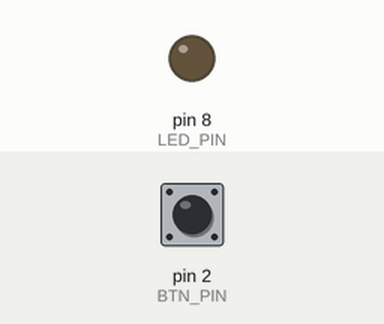
This sketch was run on a simulated Arduino Uno, built with avr-gcc and run on an emulated ATmega328P. On the bench: output pins drawn as LEDs (lit = HIGH). The inputs (shaded band) are chosen by the test bench; at power-on: pin 2 (BTN_PIN) HIGH.

Above: at 1.2 s.
1.3 s: pin 2 (BTN_PIN) pulled LOW for 0.15 s
At 2.3 s:
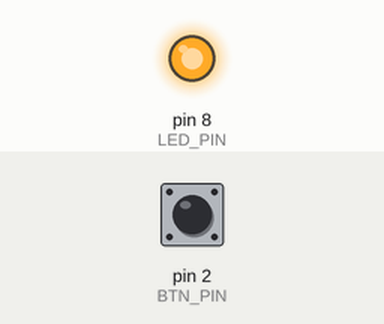
2.9 s: pin 2 (BTN_PIN) pulled LOW for 1 s
At 3.5 s:
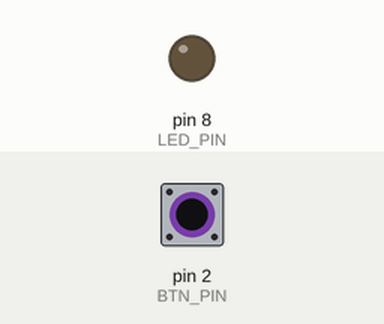
5.4 s: pin 2 (BTN_PIN) pulled LOW for 3.2 s
At 6.6 s:
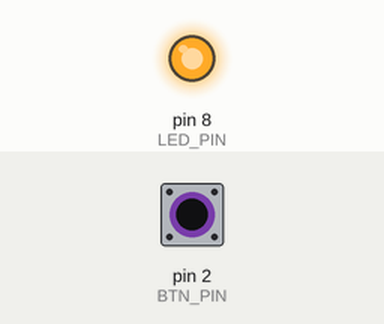
Timing chart, 0 to 8.4 s (numbered marks = the images above; inputs shaded):
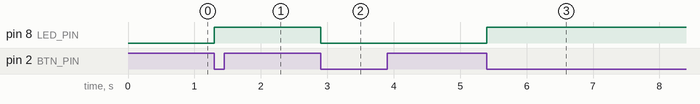

Measured:
- after the input at 1.3 s, pin 8 (LED_PIN): LOW → HIGH at once
- after the input at 2.9 s, pin 8 (LED_PIN): HIGH → LOW at once
- after the input at 5.4 s, pin 8 (LED_PIN): LOW → HIGH at once

The sketch:

01-Set-upAnInterrupt.ino
```cpp
/**
 * Interrupts allow the programmer to interrupt the program and execute some action.
 * Only when the Function has finished her job, the program continues.
 *
 * There are 4 types of interrupts:
 *  - RISING: when signal goes from Low to High (Button is pressed)
 *  - FALLING: when signal goes from High to Low (Button is released)
 *  - CHANGE: Rising <-> Falling
 *  - LOW: Whenever the signal is Low
 *
 * In Arduino, Interrupts can be used only with Digital Pins and specific ones.
 * For example in Arduino Uno we can use 2 and 3 pins.
 *
 * An interrupt function cannot have a return type and have parameters.
 * We must avoid to use Serial communication (like Serial.println())
 * inside an interrupt function (it will not work).
 */

#define LED_PIN 8
#define BTN_PIN 2

byte led_state = LOW;
volatile bool btn_release_flag = false;  // volatile is used to access the variable into an interrupted function

void setup() {
  pinMode(LED_PIN, OUTPUT);
  pinMode(BTN_PIN, INPUT);
  attachInterrupt(digitalPinToInterrupt(BTN_PIN),
                  btn_release_action,
                  FALLING); // set-up interrupt with Falling politic
}

void loop() {
  if (btn_release_flag) {
    btn_release_flag = false;
    toggle_led();
  }

}

void btn_release_action() {
  btn_release_flag = true;
}

void toggle_led() {
  led_state = (led_state) ? LOW : HIGH;
  digitalWrite(LED_PIN, led_state);
}
```
